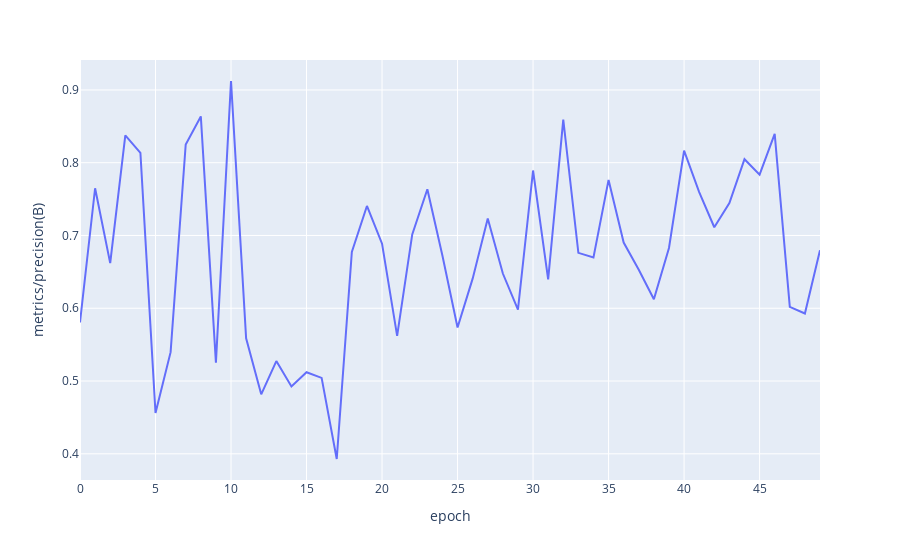
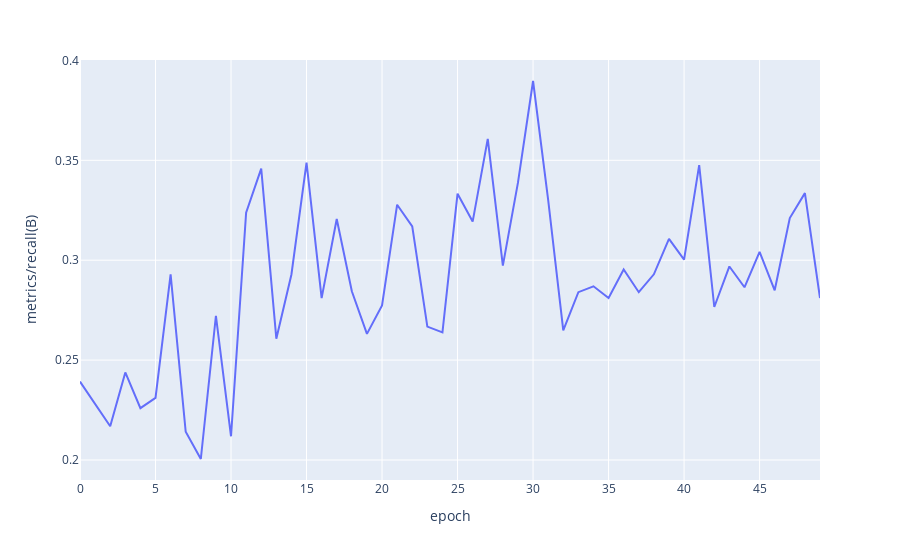

These figures' notebook cell, in order:
### Code cell
# Métricas

# Precisión

fig = px.line(df_results, x="epoch", y="metrics/precision(B)")

fig.show()

# Recall

fig = px.line(df_results, x="epoch", y="metrics/recall(B)")

fig.show()

# mAP50(B)

fig = px.line(df_results, x="epoch", y="metrics/mAP50(B)")

fig.show()

# mAP50-95(B)

fig = px.line(df_results, x="epoch", y="metrics/mAP50-95(B)")

fig.show()

### Figure 1 — Plotly figure (JSON) as saved in the notebook; plotly's stock layout.template omitted (floating-point values rounded to 4 significant figures)
{"data": [{"hovertemplate": "epoch=%{x}<br>metrics/precision(B)=%{y}<extra></extra>", "legendgroup": "", "line": {"color": "#636efa", "dash": "solid"}, "marker": {"symbol": "circle"}, "mode": "lines", "name": "", "orientation": "v", "showlegend": false, "type": "scatter", "x": [0, 1, 2, 3, 4, 5, 6, 7, 8, 9, 10, 11, 12, 13, 14, 15, 16, 17, 18, 19, 20, 21, 22, 23, 24, 25, 26, 27, 28, 29, 30, 31, 32, 33, 34, 35, 36, 37, 38, 39, 40, 41, 42, 43, 44, 45, 46, 47, 48, 49], "xaxis": "x", "y": [0.5804, 0.7649, 0.662, 0.8376, 0.8134, 0.4561, 0.5396, 0.825, 0.8636, 0.5252, 0.9123, 0.5588, 0.4817, 0.5274, 0.4925, 0.5121, 0.5043, 0.3928, 0.6773, 0.7406, 0.6888, 0.562, 0.7015, 0.7635, 0.672, 0.5736, 0.6407, 0.7234, 0.6477, 0.598, 0.7893, 0.6398, 0.8591, 0.6762, 0.6697, 0.7763, 0.6902, 0.653, 0.6124, 0.6829, 0.8166, 0.7597, 0.7113, 0.7447, 0.8048, 0.7835, 0.8396, 0.602, 0.5928, 0.6799], "yaxis": "y"}], "layout": {"legend": {"tracegroupgap": 0}, "margin": {"t": 60}, "xaxis": {"anchor": "y", "domain": [0, 1], "title": {"text": "epoch"}}, "yaxis": {"anchor": "x", "domain": [0, 1], "title": {"text": "metrics/precision(B)"}}}}

### Figure 2 — Plotly figure (JSON) as saved in the notebook; plotly's stock layout.template omitted (floating-point values rounded to 4 significant figures)
{"data": [{"hovertemplate": "epoch=%{x}<br>metrics/recall(B)=%{y}<extra></extra>", "legendgroup": "", "line": {"color": "#636efa", "dash": "solid"}, "marker": {"symbol": "circle"}, "mode": "lines", "name": "", "orientation": "v", "showlegend": false, "type": "scatter", "x": [0, 1, 2, 3, 4, 5, 6, 7, 8, 9, 10, 11, 12, 13, 14, 15, 16, 17, 18, 19, 20, 21, 22, 23, 24, 25, 26, 27, 28, 29, 30, 31, 32, 33, 34, 35, 36, 37, 38, 39, 40, 41, 42, 43, 44, 45, 46, 47, 48, 49], "xaxis": "x", "y": [0.2392, 0.2283, 0.2169, 0.2438, 0.2259, 0.2311, 0.2929, 0.2141, 0.2005, 0.2722, 0.2119, 0.3238, 0.3458, 0.2607, 0.2928, 0.3489, 0.281, 0.3206, 0.2844, 0.2631, 0.2773, 0.3278, 0.317, 0.2668, 0.2639, 0.3333, 0.3193, 0.3607, 0.2973, 0.3388, 0.3897, 0.3301, 0.2649, 0.284, 0.2869, 0.281, 0.2953, 0.284, 0.2929, 0.3107, 0.3003, 0.3476, 0.2766, 0.2969, 0.2864, 0.3042, 0.2849, 0.3211, 0.3336, 0.281], "yaxis": "y"}], "layout": {"legend": {"tracegroupgap": 0}, "margin": {"t": 60}, "xaxis": {"anchor": "y", "domain": [0, 1], "title": {"text": "epoch"}}, "yaxis": {"anchor": "x", "domain": [0, 1], "title": {"text": "metrics/recall(B)"}}}}
